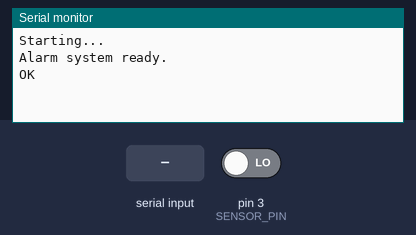
Simulated run of this sketch. Board: Arduino Uno, built with avr-gcc and run on an emulated ATmega328P. Shown: the last lines printed to the serial monitor. Inputs (shaded band) come from the test bench; at power-on: pin 3 (SENSOR_PIN) LOW. The modem accepts every AT command (registered, SIM ready, sends succeed) and sends nothing else.

Above: at 11.2 s.
11.3 s: "1" received over the second serial link
At 12.2 s:
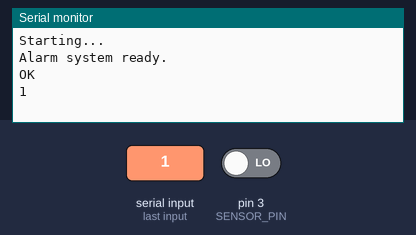
12.8 s: "0" received over the second serial link
At 13.4 s:
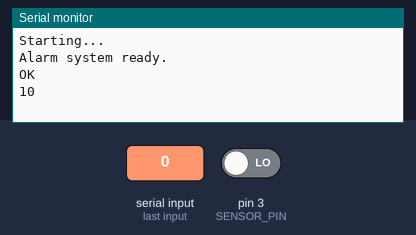

Measured:
- after the input at 11.3 s, the serial monitor: prints a new line at once (image 1)
- after the input at 12.8 s, the serial monitor: prints a new line at once (image 2)

The sketch:

gsmAlarm.ino
```cpp
#include <SoftwareSerial.h>
#include "LowPower.h"

#define ALARM_ACTION_LIMIT 1 // maximum amount of sms messages (prevents spam)

#define START_TIMEOUT 10000 // 10 seconds, time to turn on the alarm and leave

#define ALARM_ACTION_TIMEOUT 10000 // 10 seconds, time to turn off the alarm

#define PHONE "" // put the phone number here (e.g: +7xxxxxxxxxx) Sms messages will be sent to this number.

#define SIM_RX 4

#define SIM_TX 5

#define ALARM_LED_PIN 13 // led indicating that the system detected movement, 13 is the on-board arduino led pin

#define SENSOR_PIN 3 // the pin where the movement sensor is connected to

SoftwareSerial sim(SIM_RX, SIM_TX); // RX, TX

int actionsDone = 0;

boolean sleepFlag = false;

void sendSms(String phone, String text) {

  Serial.println("Sending sms...");

  sim.println("AT+CMGS=\"" + phone + "\"");

  delay(1000);

  sim.print(text);

  delay(300);

  sim.print((char)26);

  delay(300);

  Serial.println("SMS sent successfully.");

  delay(3000);

}

void wakeUp() {

  digitalWrite(ALARM_LED_PIN, HIGH);

}

void hibernate() {

  Serial.println("Sleeping...");

  sleepFlag = true;

  digitalWrite(ALARM_LED_PIN, LOW);

  delay(100);

  // sleep
  LowPower.powerDown(SLEEP_FOREVER, ADC_OFF, BOD_OFF);

}

void setup() {

  pinMode(SENSOR_PIN, INPUT);

  pinMode(13, INPUT);

  Serial.begin(19200);

  sim.begin(19200);

  sim.println("AT");

  attachInterrupt(digitalPinToInterrupt(SENSOR_PIN), wakeUp, RISING);

  Serial.println("Starting...");

  delay(START_TIMEOUT);

  Serial.println("Alarm system ready.");

}

void loop() {

  if (sim.available())
    Serial.write(sim.read());
  if (Serial.available())
    sim.write(Serial.read());

  return;

  if (sleepFlag) {

    Serial.println("Woken up");

    // woken up after sleeping

    digitalWrite(ALARM_LED_PIN, HIGH);

    if (actionsDone < ALARM_ACTION_LIMIT) {

        Serial.println("Waiting for the user to deactivate the alarm.");

        delay(ALARM_ACTION_TIMEOUT);

        Serial.println("ALARM!!! Sending sms...");

        sendSms(PHONE, "ALARM v2"); // you can change the alarm message here

        actionsDone++;

    }

    sleepFlag = false;

  }

  delay(1000);

  hibernate();

}
```
